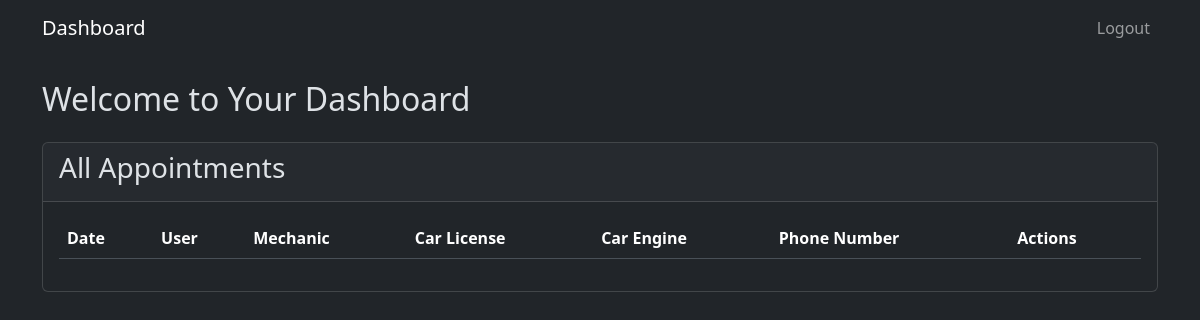
The page /admin on the database as committed earlier.
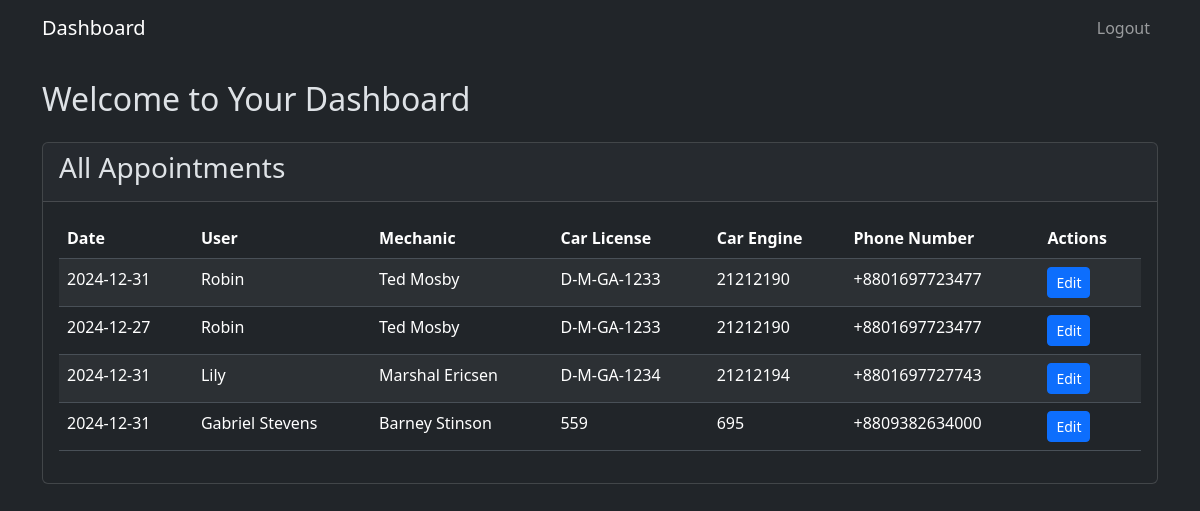
The same page on the database as committed later.
### tables this page shows
CREATE TABLE "Appointments" (
	"id"	INTEGER,
	"userID"	INTEGER,
	"mechanicID"	INTEGER,
	"carAppointmentDate"	DATETIME DEFAULT CURRENT_TIMESTAMP,
	"carLicenseNumber"	TEXT,
	"carEngineNumber"	INTEGER,
	PRIMARY KEY("id" AUTOINCREMENT),
	FOREIGN KEY("mechanicID") REFERENCES "mechanic"("id"),
	FOREIGN KEY("userID") REFERENCES "Users"("id")
);

CREATE TABLE "Users" (
	"id"	INTEGER,
	"name"	TEXT,
	"address"	TEXT,
	"phone"	TEXT,
	"username"	TEXT,
	"password"	TEXT,
	"role"	TEXT DEFAULT 'Client',
	PRIMARY KEY("id")
);

### app.py (the view)
@app.route('/admin')
def admin():
    tdata = getClientAppointments()
    data = []
    for i in tdata:
        data.append((getClientName(i[1]), getMechanicName(i[2]), i[3], i[4], i[5], i[0], getClientPhone(i[1])))
    mechanics = showAllMechanics(datetime.now().strftime('%Y-%m-%d'))
    return render_template('admin.html', data=data, mechanics=mechanics)

### helper.py (called while the page is built)
def dbConnect():
    return sqlite3.connect('main.db')

def showAllMechanics(date):
    connection = dbConnect()
    cursor = connection.cursor()
    cursor.execute(f"""
        SELECT m.*, COUNT(a.id) as appointments_today
        FROM mechanic m
        LEFT JOIN Appointments a ON m.id = a.mechanicID AND DATE(a.carAppointmentDate) = DATE('{date}')
        GROUP BY m.id
    """)
    result = cursor.fetchall()
    connection.close()
    return result

def getClientAppointments():
    connection = dbConnect()
    cursor = connection.cursor()
    cursor.execute("SELECT * FROM Appointments WHERE DATE(carAppointmentDate) >= DATE('now')")
    result = cursor.fetchall()
    connection.close()
    return result

def getClientName(userid):
    connection = dbConnect()
    cursor = connection.cursor()
    cursor.execute(f"SELECT name FROM Users WHERE id='{userid}'")
    result = cursor.fetchall()
    connection.close()
    return result[0][0]

def getClientPhone(userid):
    connection = dbConnect()
    cursor = connection.cursor()
    cursor.execute(f"SELECT phone FROM Users WHERE id='{userid}'")
    result = cursor.fetchall()
    connection.close()
    return result[0][0]

def getMechanicName(mechaID):
    connection = dbConnect()
    cursor = connection.cursor()
    cursor.execute(f"SELECT first_name, last_name FROM mechanic WHERE id='{mechaID}'")
    result = cursor.fetchall()
    connection.close()
    return result[0][0]+" "+result[0][1]

### templates/admin.html (shortened to what this page needs)
<!DOCTYPE html>
<html lang="en"data-bs-theme="dark">
<head>
    <link href="https://cdn.jsdelivr.net/npm/bootstrap@5.3.2/dist/css/bootstrap.min.css" rel="stylesheet">
</head>
<body>
    <nav class="navbar navbar-expand-lg navbar-dark bg-dark">
        <div class="container">
            <a class="navbar-brand" href="#">Dashboard</a>
            <div class="collapse navbar-collapse" id="navbarNav">
                <ul class="navbar-nav ms-auto">
                    <li class="nav-item">
                        <a class="nav-link" href="/logout">Logout</a>
                    </li>
                </ul>
            </div>
        </div>
    </nav>
    <div class="container mt-4">
        <div class="row">
            <div class="col-12">
                <div class="d-flex justify-content-between align-items-center mb-4">
                    <h2 class="mb-0">Welcome to Your Dashboard</h2>
                </div>
                <div class="card">
                    <div class="card-header">
                        <h3 class="card-title">All Appointments</h3>
                    </div>
                    <div class="card-body">
                        <table class="table table-striped">
                            <thead>
                                <tr>
                                    <th>Date</th>
                                    <th>User</th>
                                    <th>Mechanic</th>
                                    <th>Car License</th>
                                    <th>Car Engine</th>
                                    <th>Phone Number</th>
                                    <th>Actions</th>
                                </tr>
                            </thead>
                            <tbody>
                                {% for i in data %}
                                <tr>
                                    <td>{{ i[2] }}</td>
                                    <td>{{ i[0] }}</td>
                                    <td>{{ i[1] }}</td>
                                    <td>{{ i[3] }}</td>
                                    <td>{{ i[4] }}</td>
                                    <td>{{ i[6] }}</td>
                                    <td>
                                        <button class="btn btn-primary btn-sm" onclick="editAppointment('{{ i[2] }}', '{{ i[1] }}', '{{ i[5] }}')" data-bs-toggle="modal" data-bs-target="#editModal">Edit</button>
                                    </td>
                                </tr>
                                {% endfor %}
                            </tbody>
                        </table>
                    </div>
                </div>
            </div>
        </div>
    </div>
</body>
</html>

Rows that differ between the two databases and show on the page:
added Appointments: carAppointmentDate "2024-12-31", carLicenseNumber "D-M-GA-1233", carEngineNumber "21212190"
now on this page (row unchanged): Users: name "Robin" "Robin", phone "+8801697723477" "+8801697723477"
added Appointments: carAppointmentDate "2024-12-27", carLicenseNumber "D-M-GA-1233", carEngineNumber "21212190"
added Appointments: carAppointmentDate "2024-12-31", carLicenseNumber "D-M-GA-1234", carEngineNumber "21212194"
now on this page (row unchanged): Users: name "Lily", phone "+8801697727743"
added Appointments: carAppointmentDate "2024-12-31", carLicenseNumber "559", carEngineNumber "695"
added Users: name "Gabriel Stevens", phone "+8809382634000"
Other text that changed with them:
new list line: "Ted Mosby Edit"
new list line: "Marshal Ericsen Edit"
new list line: "Barney Stinson Edit"
